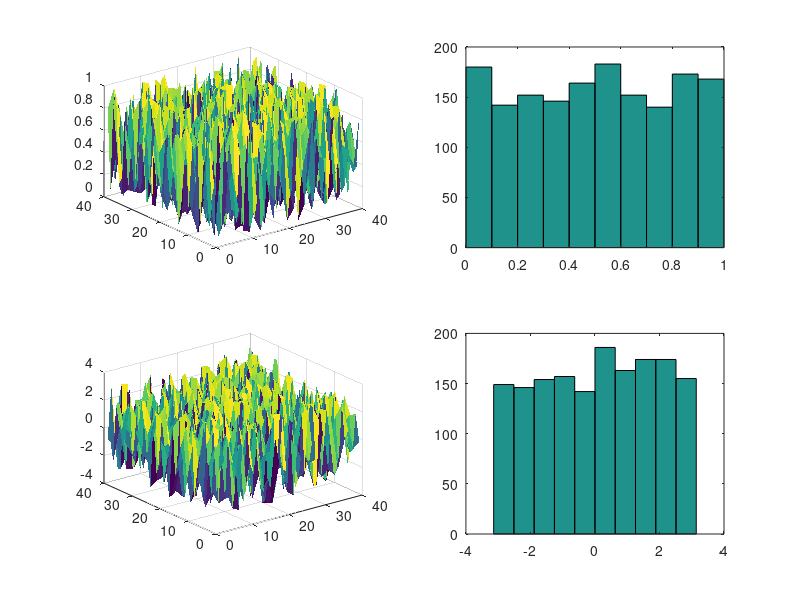
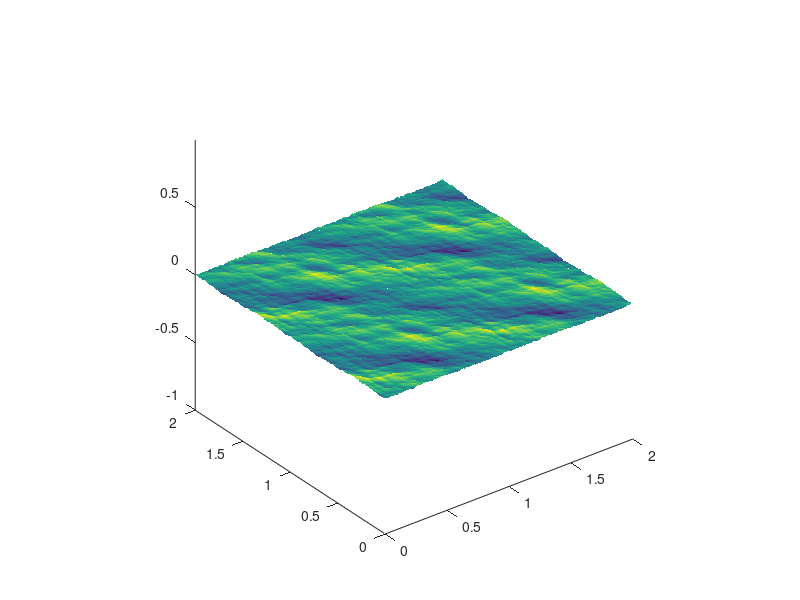

Source code (MATLAB) for these figures, in order:
clc
close all
clear all

b=1.3


%%%%%%%     RANDOM NUMBERS GENERATION  NORMAL/UNIFORM
%%%%%%%%  NORMAL
M=40
% m=round(5*randn(10,1))
%m =(randn(M,M))
m=(rand(M,M))
%m=(-pi + (pi+pi).*(rand(M,M)))
%subplot(2,2,1); imagesc(m)
subplot(2,2,2),hist(m(:))
[x,y]=meshgrid(1:M,1:M)
subplot(2,2,1);surf(x,y,m,'edgecolor','none','facecolor','interp')

%%%%%%   UNIFORM
N=40
n=(-pi + (pi+pi).*(rand(N,N)))
% n=(-pi + (pi+pi).*rand(20,1))
%figure
%subplot(2,2,1); imagesc(n)
subplot(2,2,4),hist(n(:))  % reshape(A,[],1)
[x,y]=meshgrid(1:N,1:N)
subplot(2,2,3);surf(x,y,n,'edgecolor','none','facecolor','interp')
%%%%%%%---------------------------------------------

x=0:1/100:2;
y=0:1/100:2;
[xx yy]=meshgrid(x,y);
z(:,:)=[0];
for h=1:M%length(m);
    for i=1:N%length(n);
        mod=(h^2+i^2)^(-b/2);
        z=z+(m(h,i)*mod*cos(2*pi*(h*xx+i*yy)+n(h,i)));

        %         mod=1/(m(h)^2+n(i)^2)^(-b/2);
        %         z=z+(m(h,i)*mod*cos(2*pi*(m(i)*xx+n(h)*yy)+n(h,i)));
        %subplot(2,2,i)
        %surf(xx,yy,z(:,:,i),'edgecolor','none');

    end
end
figure
surf(xx,yy,0.01*(z),'edgecolor','none','facecolor','interp');
axis equal; grid off
%plot3(x,y,z)